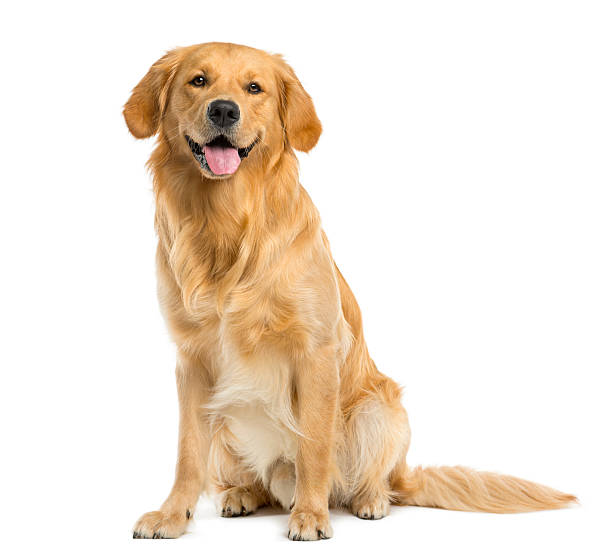
#> input picture perrito_compu.jpg, 612 x 558 px
$ python ajuste_brillo.py
#> lines starting #> are read from the running program, lines starting #| are printed output that depends on the picture; after the words box and inside, x2 and y2 are one past the last pixel; in counts of white or black regions, pixels touching at a corner belong together
import numpy as np
import matplotlib.pyplot as plt


img = plt.imread("perrito_compu.jpg")/255

plt.subplot(3,3,1)
plt.axis("off")
plt.imshow(img)

brillo = 0.5
img_brillo = img + brillo
plt.subplot(3,3,2)
plt.axis("off")
plt.imshow(img_brillo)

#aumentar a un solo canal

img_copia = np.copy(img)
capa = 0
img_copia[:,:,capa] = img[:,:,capa] + brillo
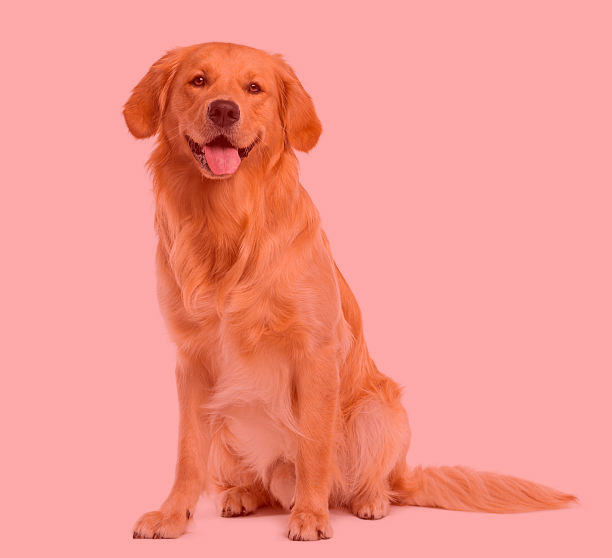
#> img_copia: shape (558, 612, 3) float64; mean R, G, B 1.44, 0.894, 0.84; drawn with min black and max white
plt.subplot(3,3,3)
plt.axis("off")
plt.title("capa roja aumentada")
plt.imshow(img_copia)


contraste = 0.5


plt.subplot(3,3,4)
imgcontraste = contraste*np.log10(1+img)
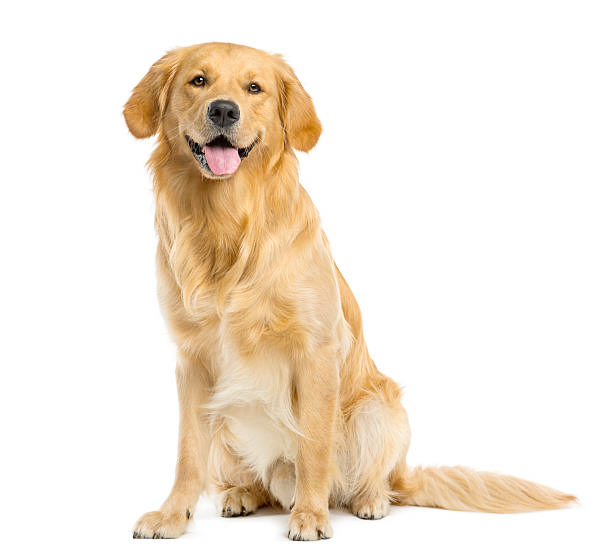
#> imgcontraste: shape (558, 612, 3) float64; mean R, G, B 0.144, 0.138, 0.13; drawn with min black and max white
plt.axis("off")
plt.title("contraste zonas oscuras")
plt.imshow(imgcontraste)

plt.subplot(3,3,5)
imgcontraste = contraste*np.exp(img-1)
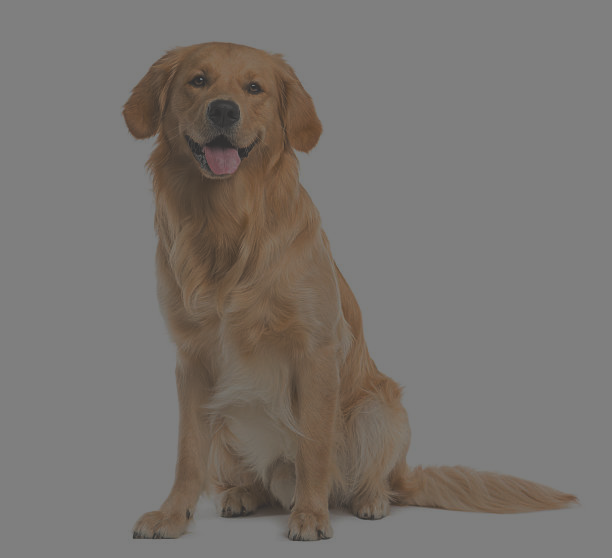
#> imgcontraste: shape (558, 612, 3) float64; mean R, G, B 0.476, 0.457, 0.44
plt.axis("off")
plt.title("Contraste zonas claras")
plt.imshow(imgcontraste)


img_gris = (img[:,:,0] + img[:,:,1] + img[:,:,2]) / 3
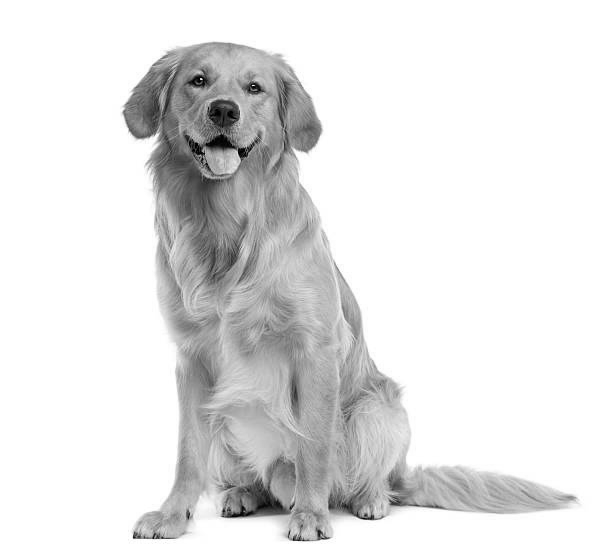
#> img_gris: shape (558, 612) float64; min 0, max 1, mean 0.893
umbral = 0.5
imgbin = (img_gris > umbral)
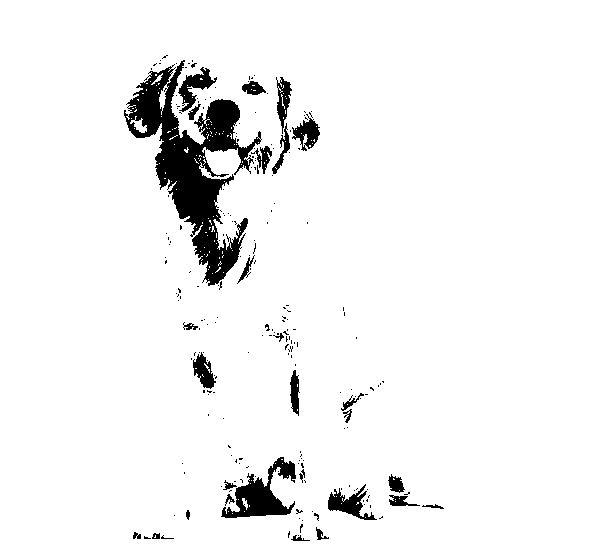
#> imgbin: shape (558, 612) bool; 94.9% white; 221 black regions (193 under 20 px), largest, box (x1, y1, x2, y2) and area: (124, 60, 262, 286) 9991, (221, 457, 296, 518) 1893, (328, 484, 377, 520) 687
plt.subplot(3,3,6)
plt.axis("off")
plt.title("imagen binaria")
plt.imshow(img_gris,cmap = "gray")

xIni = 100
Xfin = 300
yIni = 50
Yfin = 200

Imgrecorte = img[yIni:Yfin , xIni:Xfin]
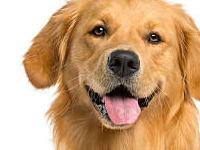
#> Imgrecorte: shape (150, 200, 3) float64; mean R, G, B 0.789, 0.635, 0.483
print("Tamaño imagen escalada : ",Imgrecorte.shape)
#| Tamaño imagen escalada :  (150, 200, 3)

plt.subplot(3,3,7)
plt.title("Imagen recortada")
plt.axis("off")
plt.imshow(Imgrecorte)


zoom_factor= 10

zoomed = img[::zoom_factor, ::zoom_factor]
print("tamaño imagen original: " ,img.shape)
#| tamaño imagen original:  (558, 612, 3)
print("tamaño con la reduccion de resolucion: ", zoomed.shape)
#| tamaño con la reduccion de resolucion:  (56, 62, 3)

plt.subplot(3,3,8)
plt.axis("off")
plt.title("reducida")
plt.imshow(zoomed)


plt.savefig("salida3")
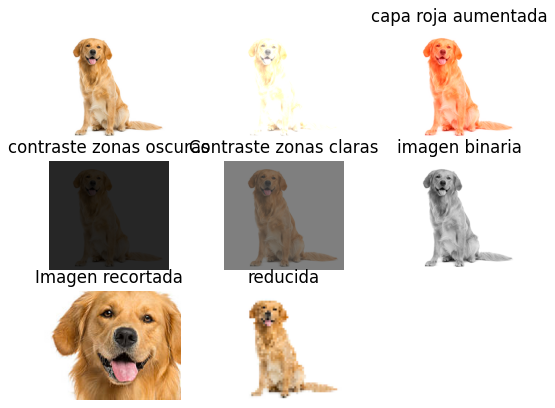
#> figure drawn by matplotlib, 8 panels
